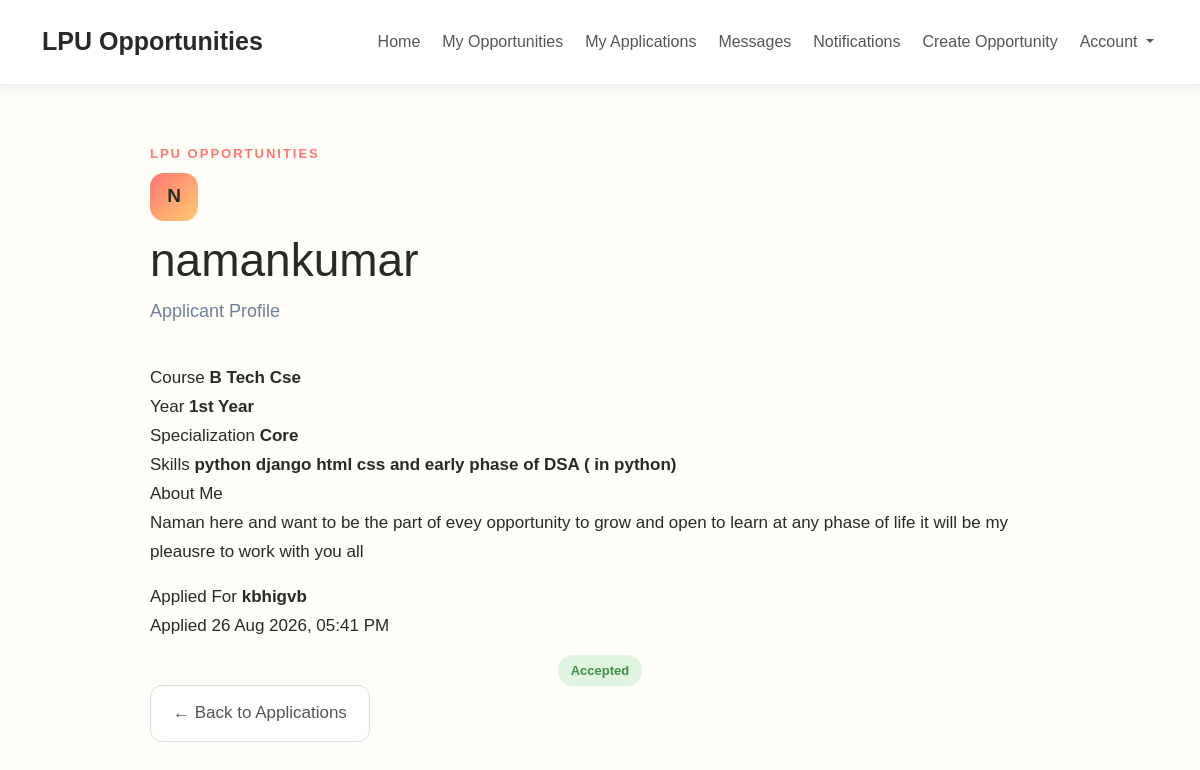
Page /applicant/12/ (signed in) on the committed database.
### home/models.py (models this page shows, shortened)
class Application(models.Model):
    opportunity = models.ForeignKey(Opportunity, on_delete=models.CASCADE)
    applicant = models.ForeignKey(User, on_delete=models.CASCADE)
    STATUS_CHOICES = [
        ("pending", "Pending"),
        ("accepted", "Accepted"),
        ("rejected", "Rejected"),
        ("left", "Left"),
    ]
    status = models.CharField(
        max_length=20,
        choices=STATUS_CHOICES,
        default="pending"
    )
    applied_at = models.DateTimeField(auto_now_add=True)

class Profile(models.Model):
    user = models.OneToOneField(User, on_delete=models.CASCADE)
    student_id = models.CharField(
        max_length=30,
        unique=True,
        null=True,
        blank=True
    )
    phone_number = models.CharField(
        max_length=15,
        unique=True,
        null=True,
        blank=True
    )
    email = models.EmailField(
        unique=True,
        null=True,
        blank=True
    )
    email_verified = models.BooleanField(default=False)
    notifications_enabled = models.BooleanField(default=True)
    email_otp = models.CharField(
        max_length=6,
        blank=True,
        null=True
    )
    otp_created_at = models.DateTimeField(
        blank=True,
        null=True
    )
    otp_attempts = models.IntegerField(default=0)
    course = models.CharField(
    max_length=100,
    blank=True
    )
    year = models.CharField(
    max_length=30,
    blank=True
    )
    specialization = models.CharField(
    max_length=100,
    blank=True
    )
    skills = models.CharField(
    max_length=300,
    blank=True
    )
    bio = models.TextField(blank=True)

class Opportunity(models.Model):
    CATEGORY_CHOICES = [
        ("hackathon", "Hackathon"),
        ("research", "Research"),
        ("internship", "Internship"),
        ("workshop", "Workshop"),
        ("competition", "Competition"),
        ("event", "Event"),
        ("project", "Project"),
        ("club", "Club / Society"),
        ("volunteering", "Volunteering"),
        ("other", "Other"),
    ]
    posted_by = models.ForeignKey(User, on_delete=models.CASCADE)
    title = models.CharField(max_length=200)
    description = models.TextField(blank=True)
    category = models.CharField(
        max_length=20,
        choices=CATEGORY_CHOICES,
        default="other"
    )
    students_needed = models.IntegerField()
    created_at = models.DateTimeField(auto_now_add=True)
    member_left = models.BooleanField(default=False)

### home/views.py (the view)
@login_required
def applicant_profile(request, id):
    application = get_object_or_404(
        Application.objects.select_related(
            "applicant",
            "applicant__profile",
            "opportunity"
        ),
        id=id
    )
    if application.opportunity.posted_by != request.user:
        return redirect("home")
    return render(request, "applicant_profile.html", {
        "application": application
    })

### templates/applicant_profile.html (shortened to what this page needs)
{% extends "base.html" %}
{% block content %}
<div class="profile-page">
    <div class="profile-card">
        <p class="small-heading">
            LPU OPPORTUNITIES
        </p>
        <div class="applicant-profile-header">
            <div class="applicant-avatar">
                {{ application.applicant.username|first|upper }}
            </div>
            <div>
                <h1>
                    {{ application.applicant.username }}
                </h1>
                <p class="login-subtitle">
                    Applicant Profile
                </p>
            </div>
        </div>
        <div class="profile-info">
            <div class="profile-item">
                <span>Course</span>
                <strong>
                    {{ application.applicant.profile.course|default:"Not added" }}
                </strong>
            </div>
            <div class="profile-item">
                <span>Year</span>
                <strong>
                    {{ application.applicant.profile.year|default:"Not added" }}
                </strong>
            </div>
            <div class="profile-item">
                <span>Specialization</span>
                <strong>
                    {{ application.applicant.profile.specialization|default:"Not added" }}
                </strong>
            </div>
            <div class="profile-item">
                <span>Skills</span>
                <strong>
                    {{ application.applicant.profile.skills|default:"Not added" }}
                </strong>
            </div>
            <div class="profile-item bio-item">
                <span>About Me</span>
                <p>
                    {{ application.applicant.profile.bio|default:"No bio added yet." }}
                </p>
            </div>
        </div>
        <div class="applicant-application-info">
            <span>Applied For</span>
            <strong>
                {{ application.opportunity.title }}
            </strong>
            <p>
                Applied {{ application.applied_at|date:"d M Y, h:i A" }}
            </p>
        </div>
        <div class="applicant-status">
            {% if application.status == "accepted" %}
                <span class="application-status accepted-status">
                    Accepted
                </span>
            {% elif application.status == "rejected" %}
                <span class="application-status rejected-status">
                    Rejected
                </span>
            {% else %}
                <span class="application-status pending-status">
                    Pending
                </span>
            {% endif %}
        </div>
        <a
            href="{% url 'opportunity_applications' application.opportunity.id %}"
            class="btn-back"
        >
            ← Back to Applications
        </a>
    </div>
</div>
{% endblock %}

### static/style.css (style rules this page uses)
body { background: #fffdf8; color: #292929; font-family: Arial, sans-serif; margin: 0; }
h1, h2, h3 { color: #292929; }
.small-heading { color: #ff766f; font-size: 13px; font-weight: 700; letter-spacing: 2px; margin-bottom: 8px; }
.btn-back { display: inline-block; padding: 13px 22px; border-radius: 12px; text-decoration: none; color: #555; background: #fff; border: 1px solid #ddd; }
.application-status { padding: 8px 13px; border-radius: 20px; font-size: 13px; font-weight: 600; }
.accepted-status { background: #dff5df; color: #3d9143; }
.applicant-avatar { width: 48px; height: 48px; display: flex; align-items: center; justify-content: center; flex-shrink: 0; border-radius: 14px; background: linear-gradient( 135deg, #ff7770, #ffcb72 ); color: #292929; font-size: 19px; font-weight: 700; }
.applicant-status { min-width: 90px; text-align: center; }
.login-subtitle { color: #777777; font-size: 16px; margin-bottom: 30px; }
.profile-page { max-width: 900px; margin: 0 auto; }
.profile-card { padding: 10px 0; }
.profile-card h1 { font-size: 46px; font-weight: 400; margin: 12px 0 8px; color: #292929; }
.profile-card .login-subtitle { color: #718096; font-size: 18px; margin-bottom: 38px; }
.profile-card { color: #292929; font-size: 17px; line-height: 1.7; }

### rows in the picture
Application: applicant.username|first "N", applicant.username "namankumar", applicant.profile.course "B Tech Cse", applicant.profile.year "1st Year", applicant.profile.specialization "Core", applicant.profile.skills "python django html css and early phase of DSA ( in python)", applicant.profile.bio "Naman here and want to be the part of evey opportunity to grow and open to learn at any phase of life it will be my pleausre to work with you all", opportunity "kbhigvb", applied_at "26 Aug 2026, 05:41 PM"
